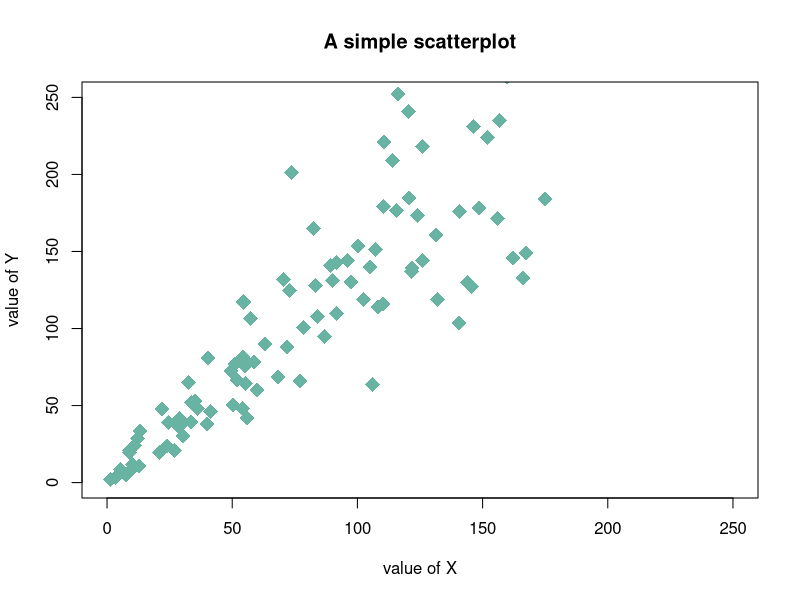
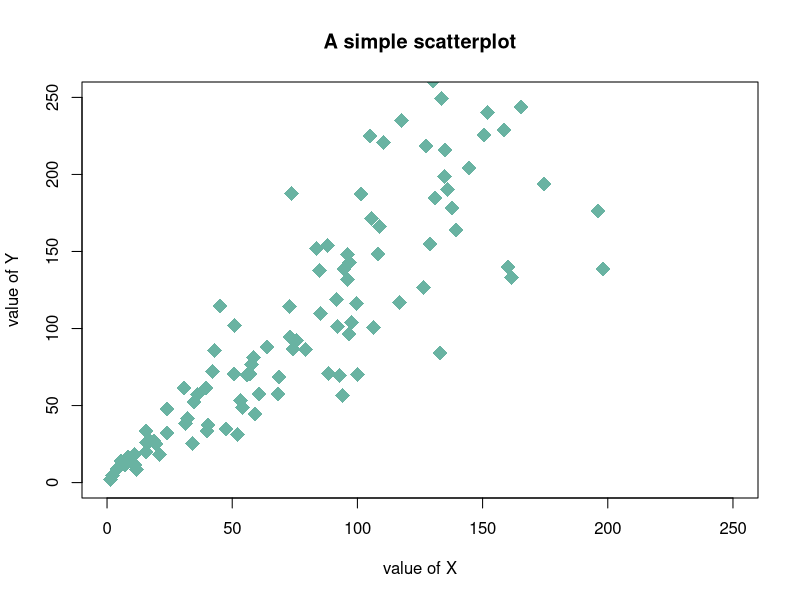

These charts were generated, in order, by the following R code:
## ---- chunk 1
knitr::opts_chunk$set(echo = TRUE)
## ---- chunk 2
movie<-c("**French Dispatch**"," "," "," "," "," "," "," "," ")
write<-c("Wes Anderson","Roman Coppola","Hugo Guinness","Jason Schwartzman"," "," "," "," "," ")
produce<-c("Wes Anderson","Steven Rales","Jeremy Dawson"," "," "," "," "," "," ")
actors<-c("Benicio Del Toro","Adrien Brody","Timothée Chalamet","Jeffrey Wright","Owen Wilson","Bill Murray","Henry Winkler","Steve Park","Léa Seydoux")

PalomarClass<-data.frame(movie, write, produce, actors)
knitr::kable(PalomarClass, col.name=c("Title", "Writers", "Producers", "Starring"), align=c("l", "c", "c"))  
## ---- chunk 3
# In R, hashtags are used to make comments without being compiled. You will 
# learn things like this very soon!

# Create data
data = data.frame(
  x=seq(1:100) + 0.1*seq(1:100)*sample(c(1:10) , 100 , replace=T),
  y=seq(1:100) + 0.2*seq(1:100)*sample(c(1:10) , 100 , replace=T)
)

# Basic scatterplot
plot(data$x, data$y,
     xlim=c(0,250) , ylim=c(0,250), 
     pch=18, 
     cex=2, 
     col="#69b3a2",
     xlab="value of X", ylab="value of Y",
     main="A simple scatterplot"
     )
## ---- chunk 4
# In R, hashtags are used to make comments without being compiled. You will 
# learn things like this very soon!

# Create data
data = data.frame(
  x=seq(1:100) + 0.1*seq(1:100)*sample(c(1:10) , 100 , replace=T),
  y=seq(1:100) + 0.2*seq(1:100)*sample(c(1:10) , 100 , replace=T)
)

# Basic scatterplot

plot(data$x, data$y,
     xlim=c(0,250) , ylim=c(0,250), 
     pch=18, 
     cex=2, 
     col="#69b3a2",
     xlab="value of X", ylab="value of Y",
     main="A simple scatterplot"
     )
